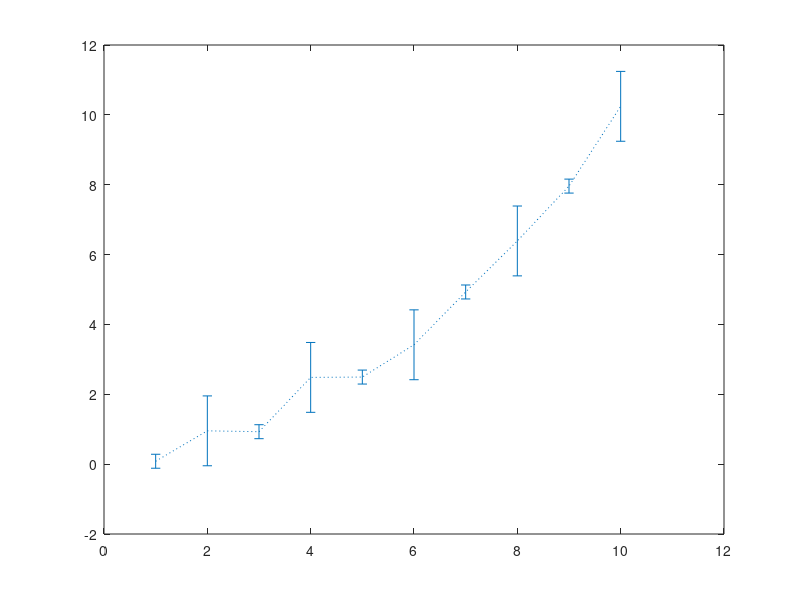

Recreate this plot in MATLAB. (Note: this script raises an error after producing the figure.)
%do_wlse1 for Ex.3.7
clear, clf
x=[1 3 5 7 9 2 4 6 8 10]; %input data
y=[0.0831 0.9290 2.4932 4.9292 7.9605 ...
   0.9536 2.4836 3.4173 6.3903 10.2443]; %output data
eb=[0.2*ones(5,1); ones(5,1)]; %error bound for each y
[x,i]=sort(x); y=y(i); eb=eb(i); %sort the data for plotting
errorbar(x,y,eb,':'), hold on
N=2; %the degree of the approximate polynomial
xi=[0:100]/10; %interpolation points
[thl,errl,yl]=polyfits(x,y,N,xi); 
[thwl,errw,ywl]=polyfits(x,y,N,xi,eb);
thl, thwl
KC=0; thlc=curve_fit(x,y,KC,N,xi) %for cross-check
thwlc=curve_fit(x,y,KC,N,xi,eb)
f=inline('th(1)*x.^2 +th(2)*x+th(3)','th','x');
[th,err]=lsqcurvefit(f,[0 0 0],x,y)
yi1=f(th,xi);
plot(xi,yl,'b', xi,ywl,'r', xi,yi1,'m:')
